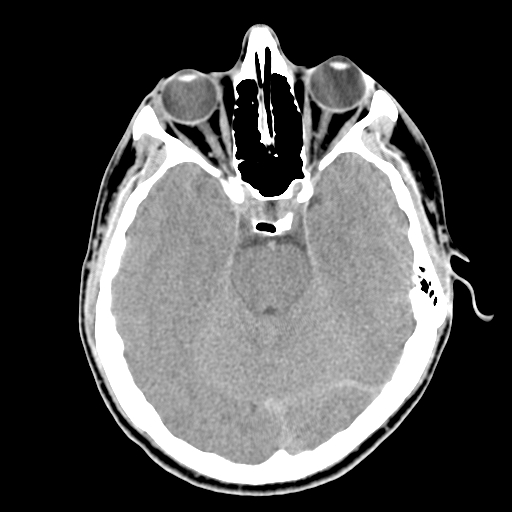
%> input picture Lab5 Image processing/CT-head.jpg, 512 x 512 px
$ octave edge_detection.m   (GNU Octave 9; MATLAB toolbox functions it lacks are replaced by stand-ins)
%> lines starting %> are read from the running program, lines starting %| are printed output that depends on the picture; in (x1, y1, x2, y2) boxes, pixels count from 0 and x2, y2 are one past the last pixel; in counts of white or black regions, pixels touching at a corner belong together; the program's own positions count from 1
%Edge detection:
a=imread('CT-head.jpg');
%> a is the input picture: size 512x512 uint8; min 0, max 255, mean 80.4
 subplot(224),imshow(a)
 title('original image');

 edge_p=edge(a,'prewitt');
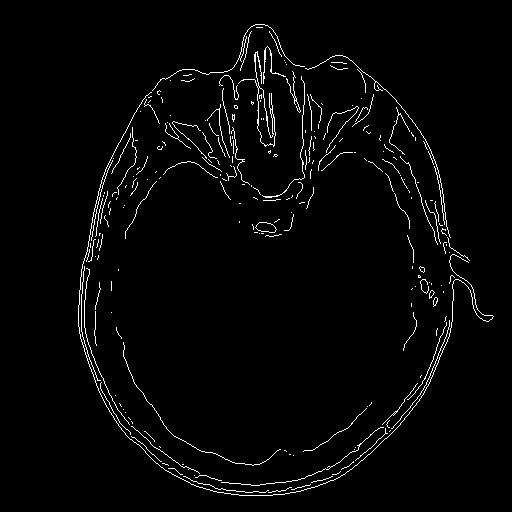
%> edge_p: size 512x512 logical; 2.4% white in thin lines or dots, all inside (x1, y1, x2, y2) = (78, 24, 494, 496)
 subplot(221),imshow(edge_p)
 title('Edge detection with prewitt');

 edge_r=edge(a,'roberts');
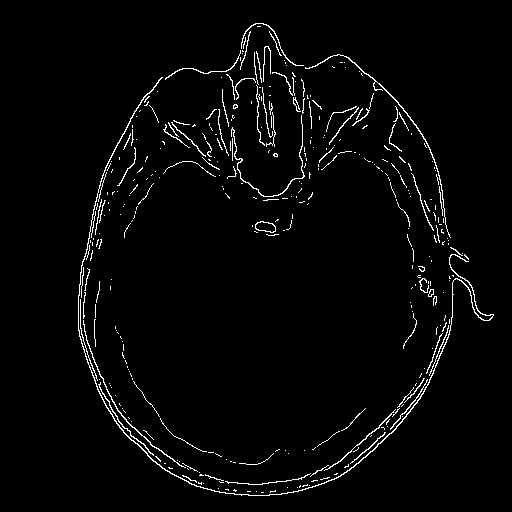
%> edge_r: size 512x512 logical; 2.6% white in thin lines or dots, all inside (x1, y1, x2, y2) = (78, 23, 494, 496)
 subplot(222),imshow(edge_r)
title('Edge detection with roberts');

 edge_s=edge(a,'sobel');
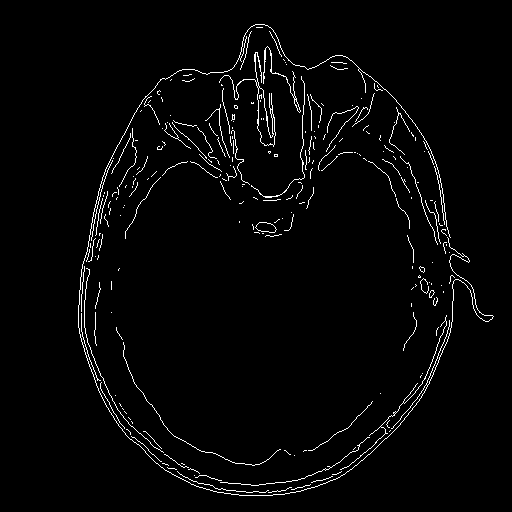
%> edge_s: size 512x512 logical; 2.4% white in thin lines or dots, all inside (x1, y1, x2, y2) = (78, 24, 494, 496)
 subplot(223),imshow(edge_s)
 title('Edge detection with sobel');

$ run again, with Lab5 Image processing/Copy-of-abdiminal_CT_intestinal_lymphoma.jpg copied over Lab5 Image processing/CT-head.jpg
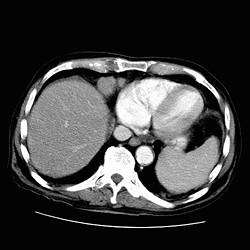
%> input picture Lab5 Image processing/Copy-of-abdiminal_CT_intestinal_lymphoma.jpg, 250 x 250 px
%> a is the input picture: size 250x250 uint8; min 0, max 255, mean 63.8
%> `edge_p=edge(a,'prewitt');`:
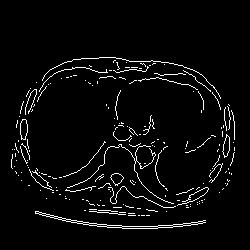
%> edge_p: size 250x250 logical; 3.9% white in thin lines or dots, all inside (x1, y1, x2, y2) = (11, 57, 235, 229)
%> edge_r: size 250x250 logical; 3.4% white in thin lines or dots, all inside (x1, y1, x2, y2) = (11, 57, 235, 228)
%> `edge_s=edge(a,'sobel');`:
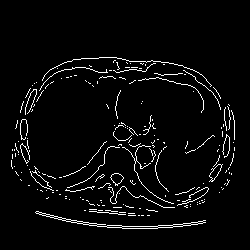
%> edge_s: size 250x250 logical; 4% white in thin lines or dots, all inside (x1, y1, x2, y2) = (11, 57, 235, 229)
